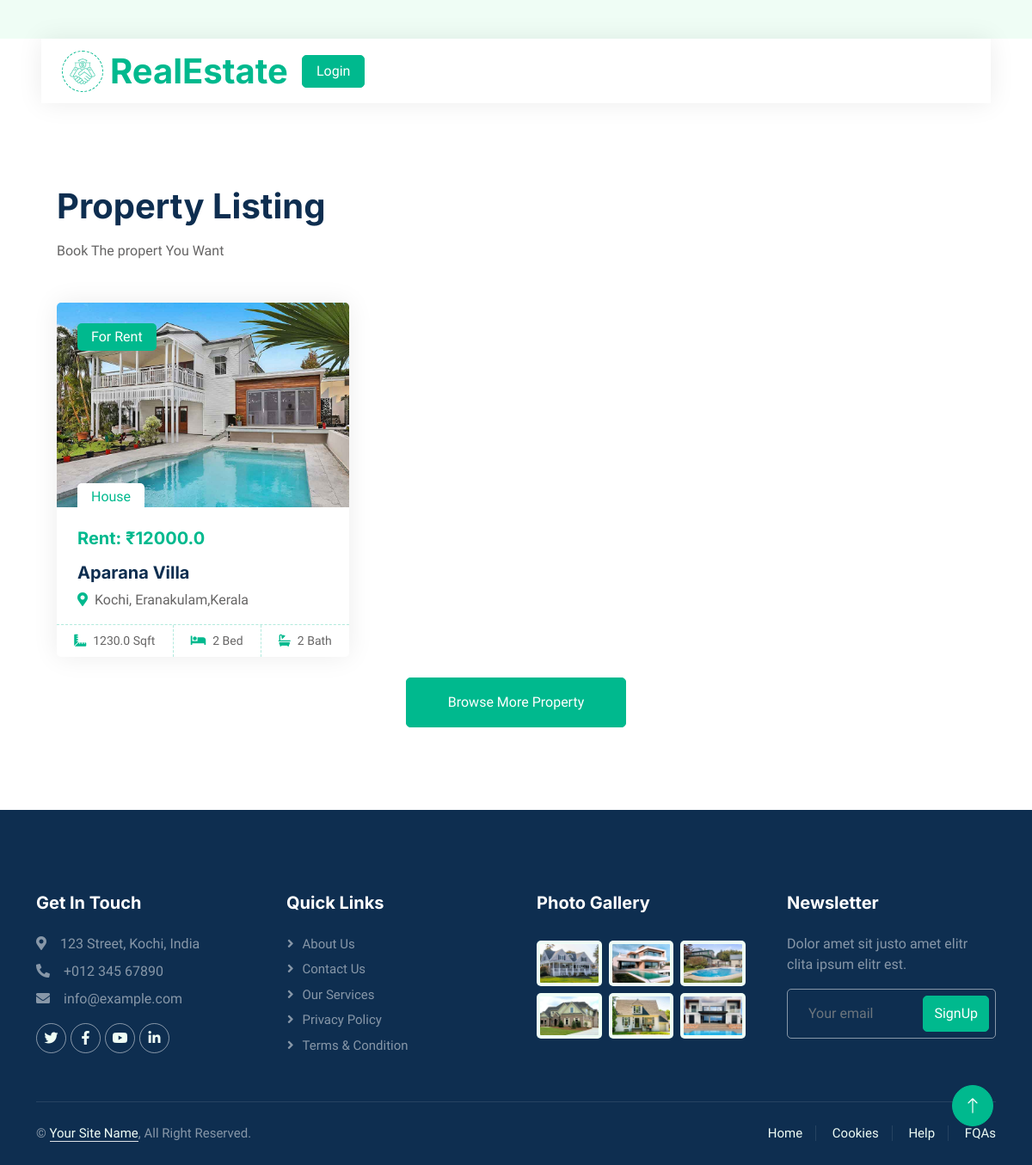
Screenshot of /AllPropertiesTenent with the database file from the repository.
### Home/models.py (models this page shows, shortened)
class Properties(models.Model):
    options = (("Apartment","Apartment"),("House","House"),("office","office"),("Villa","Villa"))
    Name = models.CharField(max_length=255)
    category = models.CharField(max_length= 50,choices = options, default = "House" )
    Squre_Feet = models.FloatField(null=True,blank=True)
    Bed_Rooms = models.IntegerField(null=True,blank=True)
    Bath_Rooms = models.IntegerField(null=True,blank=True)
    Place = models.CharField(max_length=255)
    Date = models.DateField(auto_now_add=True)
    District = models.CharField(max_length=255)
    State = models.CharField(max_length=255)
    Rent_per_month = models.FloatField()
    Description = models.CharField(max_length=1000)
    Image = models.FileField(upload_to="Property_image")
    Status = models.BooleanField(default=True)
    User_id = models.ForeignKey(User,on_delete=models.CASCADE,null=True, blank=True)

### Home/views.py (the view)
# urls.py: path("AllPropertiesTenent",views.AllPropertiesTenent,name="AllPropertiesTenent"),
def AllPropertiesTenent(request):
    properties = Properties.objects.all()[::-1]
    context = {"properties":properties}
    return render(request,"allpropertiestenent.html",context)

### templates/allpropertiestenent.html
{% extends "index.html" %}
{% block content %}
<div class="container mt-5">
<div class="container-xxl py-5">
    <div class="container">
        <div class="row g-0 gx-5 align-items-end">
            <div class="col-lg-6">
                <div class="text-start mx-auto mb-5 wow slideInLeft" data-wow-delay="0.1s">
                    <h1 class="mb-3">Property Listing</h1>
                    <p>Book The propert You Want</p>
                </div>
            </div>
        </div>
        <div class="tab-content">
            <div id="tab-1" class="tab-pane fade show p-0 active">
                <div class="row g-4">
                    {% for i in properties  %}
                    <div class="col-lg-4 col-md-6 wow fadeInUp" data-wow-delay="0.1s">
                        <div class="property-item rounded overflow-hidden">
                            <div class="position-relative overflow-hidden">
                                <a href="{%url 'PropertySingleView' i.id %}"><img class="img-fluid" src="{{i.Image.url}}"
                                        alt=""></a>
                                <div
                                    class="bg-primary rounded text-white position-absolute start-0 top-0 m-4 py-1 px-3">
                                    For Rent</div>
                                <div
                                    class="bg-white rounded-top text-primary position-absolute start-0 bottom-0 mx-4 pt-1 px-3">
                                    House</div>
                            </div>
                            <div class="p-4 pb-0">
                                <h5 class="text-primary mb-3">Rent: ₹{{i.Rent_per_month}}</h5>
                                <a class="d-block h5 mb-2" href="{%url 'PropertySingleView' i.id %}">{{i.Name}}</a>
                                <p><i class="fa fa-map-marker-alt text-primary me-2"></i>{{i.Place}}, {{i.District}},{{i.State}}</p>
                            </div>
                            <div class="d-flex border-top">
                                <small class="flex-fill text-center border-end py-2"><i
                                        class="fa fa-ruler-combined text-primary me-2"></i>{{i.Squre_Feet}}
                                    Sqft</small>
                                <small class="flex-fill text-center border-end py-2"><i
                                        class="fa fa-bed text-primary me-2"></i>{{i.Bed_Rooms}} Bed</small>
                                <small class="flex-fill text-center py-2"><i
                                        class="fa fa-bath text-primary me-2"></i>{{i.Bath_Rooms}} Bath</small>
                            </div>
                        </div>
                    </div>
                    {% endfor %}
                    <div class="col-12 text-center wow fadeInUp" data-wow-delay="0.1s">
                        <a class="btn btn-primary py-3 px-5" href="">Browse More Property</a>
                    </div>
                </div>
            </div>
        </div>
    </div>
</div>
</div>
{% endblock %}

### static/css/style.css (style rules this page uses)
:root { --primary: #00B98E; --secondary: #FF6922; --light: #EFFDF5; --dark: #0E2E50; }
.btn { transition: .5s; }
.btn.btn-primary, .btn.btn-secondary { color: #FFFFFF; }
.property-item { box-shadow: 0 0 30px rgba(0, 0, 0, .08); }
.property-item img { transition: .5s; }
.property-item .border-top { border-top: 1px dashed rgba(0, 185, 142, .3) !important; }
.property-item .border-end { border-right: 1px dashed rgba(0, 185, 142, .3) !important; }

### rows the page displays
Properties: Image (picture), Rent_per_month "12000.0", Name "Aparana Villa", Place "Kochi", District "Eranakulam", State "Kerala", Squre_Feet "1230.0", Bed_Rooms "2", Bath_Rooms "2"
